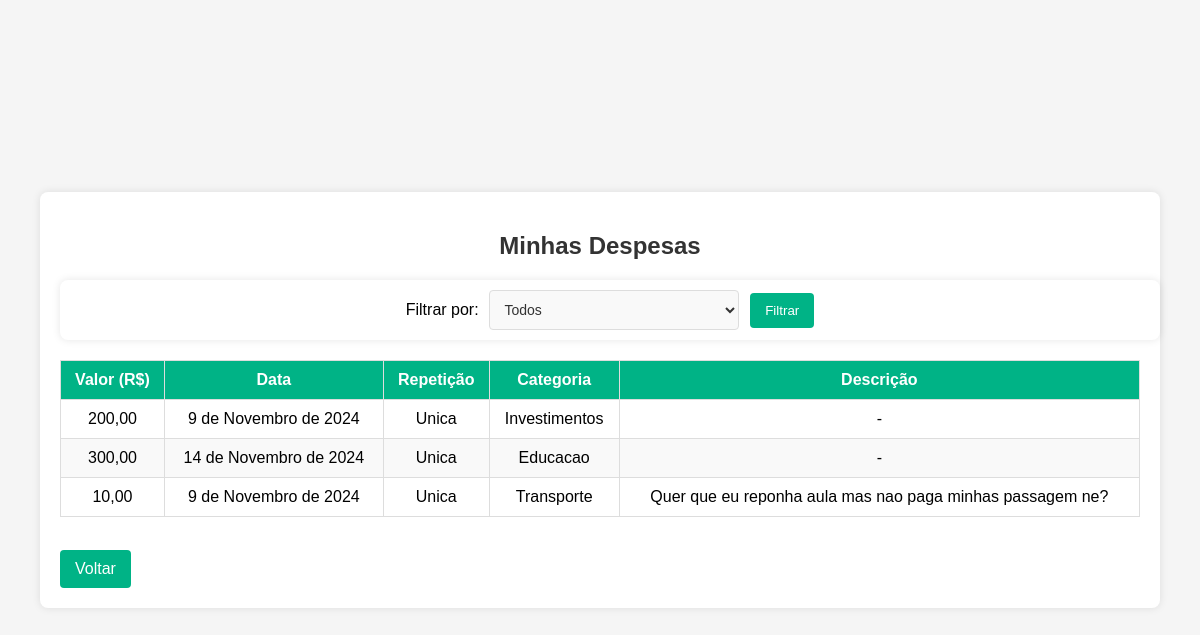
Page /despesasLista/ (signed in) on the earlier database version.
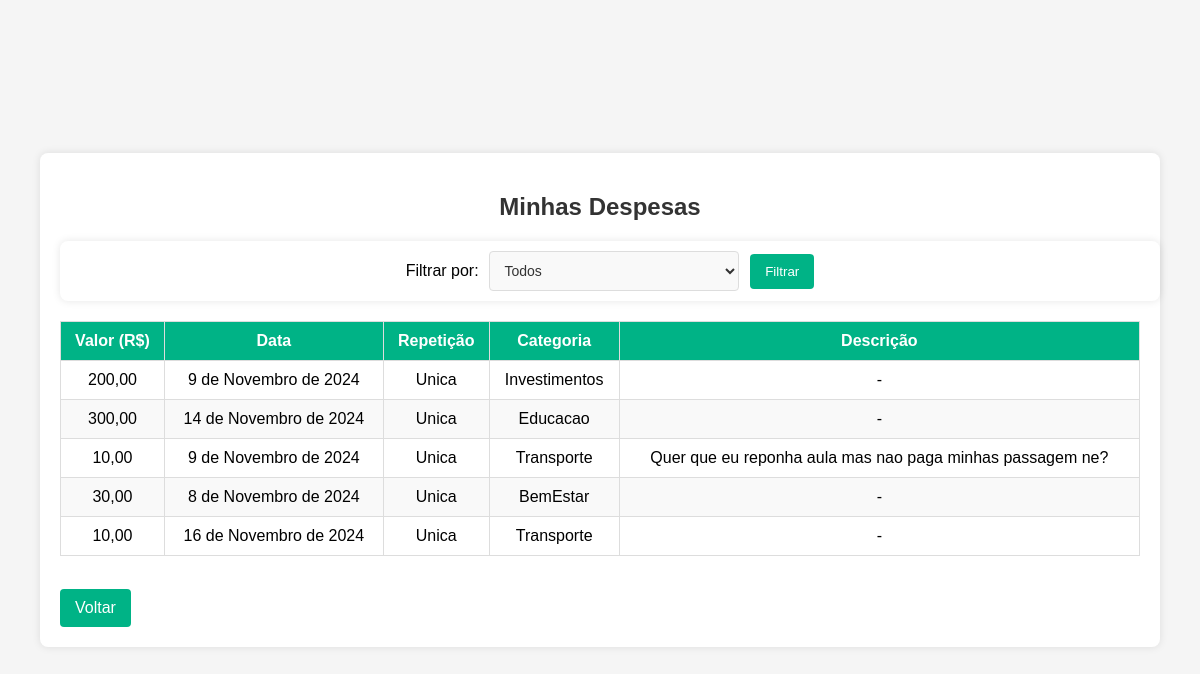
Same page on the later database version.
### contas/models.py (models this page shows, shortened)
class Despesa(models.Model):
    VALOR_CHOICES = [
        ('Unica', 'Única'),
        ('Parcelada', 'Parcelada'),
        ('Fixa', 'Fixa'),
    ]
    CATEGORIA_CHOICES = [
        ('Automovel', 'Automóvel'),
        ('BemEstar', 'Bem Estar'),
        ('Educacao', 'Educação'),
        ('Funcionarios', 'Funcionários'),
        ('Lazer', 'Lazer'),
        ('Moradia', 'Moradia'),
        ('Saude', 'Saúde'),
        ('Seguros', 'Seguros'),
        ('Transporte', 'Transporte'),
        ('Vestuario', 'Vestuário'),
        ('Celular', 'Celular'),
        ('Investimentos', 'Investimentos'),
        ('OutrasDespesas', 'Outras Despesas'),
    ]
    valor = models.DecimalField(max_digits=100000, decimal_places=2,)
    data = models.DateField()
    repeticao = models.CharField(max_length=10, choices=VALOR_CHOICES, default='Unica')
    categoria = models.CharField(max_length=30, choices=CATEGORIA_CHOICES, default='OutrasDespesas')
    descricao = models.TextField(blank=True, null=True)
    usuario = models.ForeignKey(User, on_delete=models.CASCADE)

### contas/views.py (the view)
# urls.py: path('despesasLista/', DespesasListView.as_view(), name='despesasLista'),
class DespesasListView(ListView):
    model = Despesa
    template_name = "contas/filtroDespesas.html"
    context_object_name = 'despesa'
    def get_queryset(self):
        queryset = Despesa.objects.filter(usuario=self.request.user)
        queryset = super().get_queryset()
        categoria = self.request.GET.get('filtroCategoria')
        if categoria:
           queryset = queryset.filter(categoria=categoria)
        return queryset
    def get_context_data(self, **kwargs):
        context = super().get_context_data(**kwargs)
        context['todas_despesas'] = Despesa.objects.filter(usuario=self.request.user)
        return context

### contas/templates/contas/filtroDespesas.html (shortened to what this page needs)
<!DOCTYPE html>
<html lang="pt-BR">
<head>
</head>
<body>
<div class="container">
    <h2>Minhas Despesas</h2>
    <form method="GET" action="{%url 'despesasLista'%}">
        <div class="filter-container">
            <label for='filtroCategoria'>Filtrar por:</label>
            <select name='filtroCategoria' id='filtroCategoria' class="filter-select">
                <option value="">Todos</option>
            </select>
            <button class='btn' type='submit'>Filtrar</button>
        </div>
    </form>
    <table>
        <thead>
            <tr>
                <th>Valor (R$)</th>
                <th>Data</th>
                <th>Repetição</th>
                <th>Categoria</th>
                <th>Descrição</th>
            </tr>
        </thead>
        <tbody>
            {% for despesa in todas_despesas %}
            <tr>
                <td>{{ despesa.valor }}</td>
                <td>{{ despesa.data }}</td>
                <td>{{ despesa.repeticao }}</td>
                <td>{{ despesa.categoria }}</td>
                <td>{{ despesa.descricao|default:"-" }}</td>
            </tr>
            {% empty %}
            <tr>
                <td colspan="5">Nenhuma despesa encontrada.</td>
            </tr>
            {% endfor %}
        </tbody>
    </table>
    <a href="{% url 'home' %}" class="btn Voltar">Voltar</a>
</div>
</body>
</html>

### contas/templates/contas/filtroDespesas.html (style rules this page uses)
body { font-family: Arial, sans-serif; background-color: #f5f5f5; display: flex; justify-content: center; align-items: center; min-height: 100vh; margin: 0; }
.container { width: 90%; max-width: 1200px; margin: 20px auto; padding: 20px; background-color: white; box-shadow: 0px 0px 8px rgba(0, 0, 0, 0.1); border-radius: 8px; }
h2 { color: #333; text-align: center; margin-bottom: 20px; }
table { width: 100%; border-collapse: collapse; }
table, th, td { border: 1px solid #ddd; }
th, td { padding: 10px; text-align: center; }
th { background-color: #00b386; color: white; }
tr:nth-child(even) { background-color: #f9f9f9; }
.filter-container { display: flex; align-items: center; justify-content: center; margin-bottom: 20px; width: 100%; padding: 10px; background-color: #fff; border-radius: 8px; box-shadow: 0 0 8px rgba(0, 0, 0, 0.1); }
.filter-container select { padding: 10px; border: 1px solid #ddd; border-radius: 4px; font-size: 14px; color: #333; background-color: #f9f9f9; width: 100%; max-width: 250px; transition: border-color 0.3s ease; margin: 0 1% }
.filter-container select option { padding: 10px; }
.btn { padding: 10px 15px; background-color: #00b386; color: white; border: none; border-radius: 4px; cursor: pointer; text-decoration: none; display: inline-block; }
.Voltar { margin-top:3%; }

Differences in the rows shown:
added Despesa: valor "30,00", data "8 de Novembro de 2024", repeticao "Unica", categoria "BemEstar", descricao "-"
added Despesa: valor "10,00", data "16 de Novembro de 2024", repeticao "Unica", categoria "Transporte", descricao "-"
